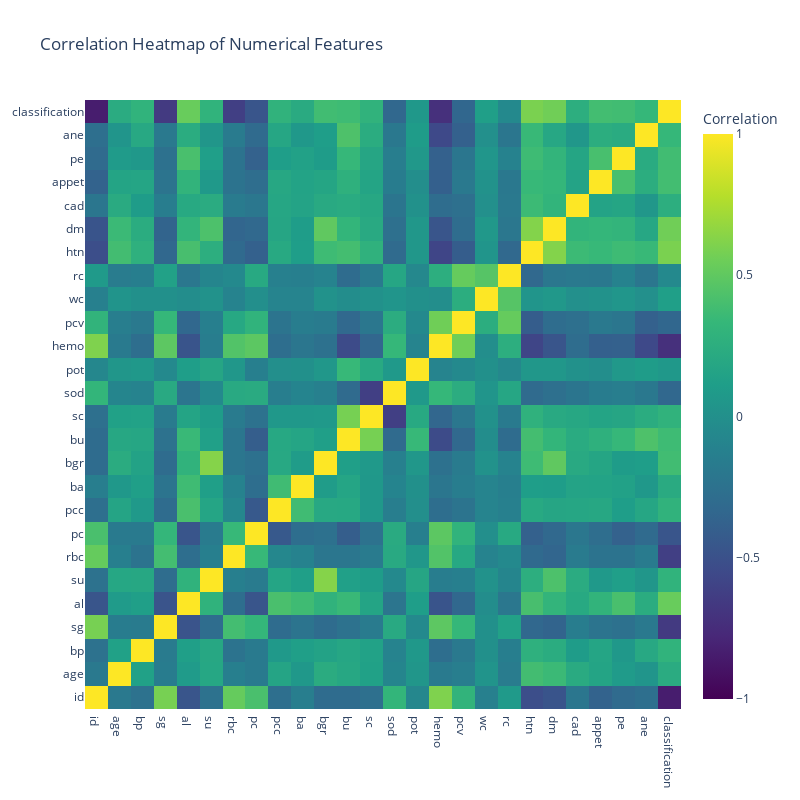

The cell this chart's notebook holds for it:
### Code cell
# 📊 Step 10: Multivariate Analysis – Correlation Heatmap


# Compute correlation matrix (numeric columns only)
corr = df.corr(numeric_only=True)

# Create heatmap using Plotly
fig = go.Figure(data=go.Heatmap(
    z=corr.values,
    x=corr.columns,
    y=corr.columns,
    colorscale='Viridis',
    colorbar=dict(title="Correlation"),
    zmin=-1, zmax=1  # Fix the range for better interpretation
))

# Update layout with title and formatting
fig.update_layout(
    title="Correlation Heatmap of Numerical Features",
    xaxis_nticks=len(corr.columns),
    yaxis_nticks=len(corr.columns),
    width=800,
    height=800
)

fig.show()

### Figure 1 — Plotly figure (JSON) as saved in the notebook; plotly's stock layout.template omitted (floating-point values rounded to 4 significant figures; data arrays with more than 128 entries replaced by an {"elided": "..."} marker saying what was removed)
{"data": [{"colorbar": {"title": {"text": "Correlation"}}, "colorscale": [[0, "#440154"], [0.1111, "#482878"], [0.2222, "#3e4989"], [0.3333, "#31688e"], [0.4444, "#26828e"], [0.5556, "#1f9e89"], [0.6667, "#35b779"], [0.7778, "#6ece58"], [0.8889, "#b5de2b"], [1, "#fde725"]], "type": "heatmap", "x": ["id", "age", "bp", "sg", "al", "su", "rbc", "pc", "pcc", "ba", "bgr", "bu", "sc", "sod", "pot", "hemo", "pcv", "wc", "rc", "htn", "dm", "cad", "appet", "pe", "ane", "classification"], "y": ["id", "age", "bp", "sg", "al", "su", "rbc", "pc", "pcc", "ba", "bgr", "bu", "sc", "sod", "pot", "hemo", "pcv", "wc", "rc", "htn", "dm", "cad", "appet", "pe", "ane", "classification"], "z": {"elided": "26x26 float values"}, "zmax": 1, "zmin": -1}], "layout": {"height": 800, "title": {"text": "Correlation Heatmap of Numerical Features"}, "width": 800, "xaxis": {"nticks": 26}, "yaxis": {"nticks": 26}}}
